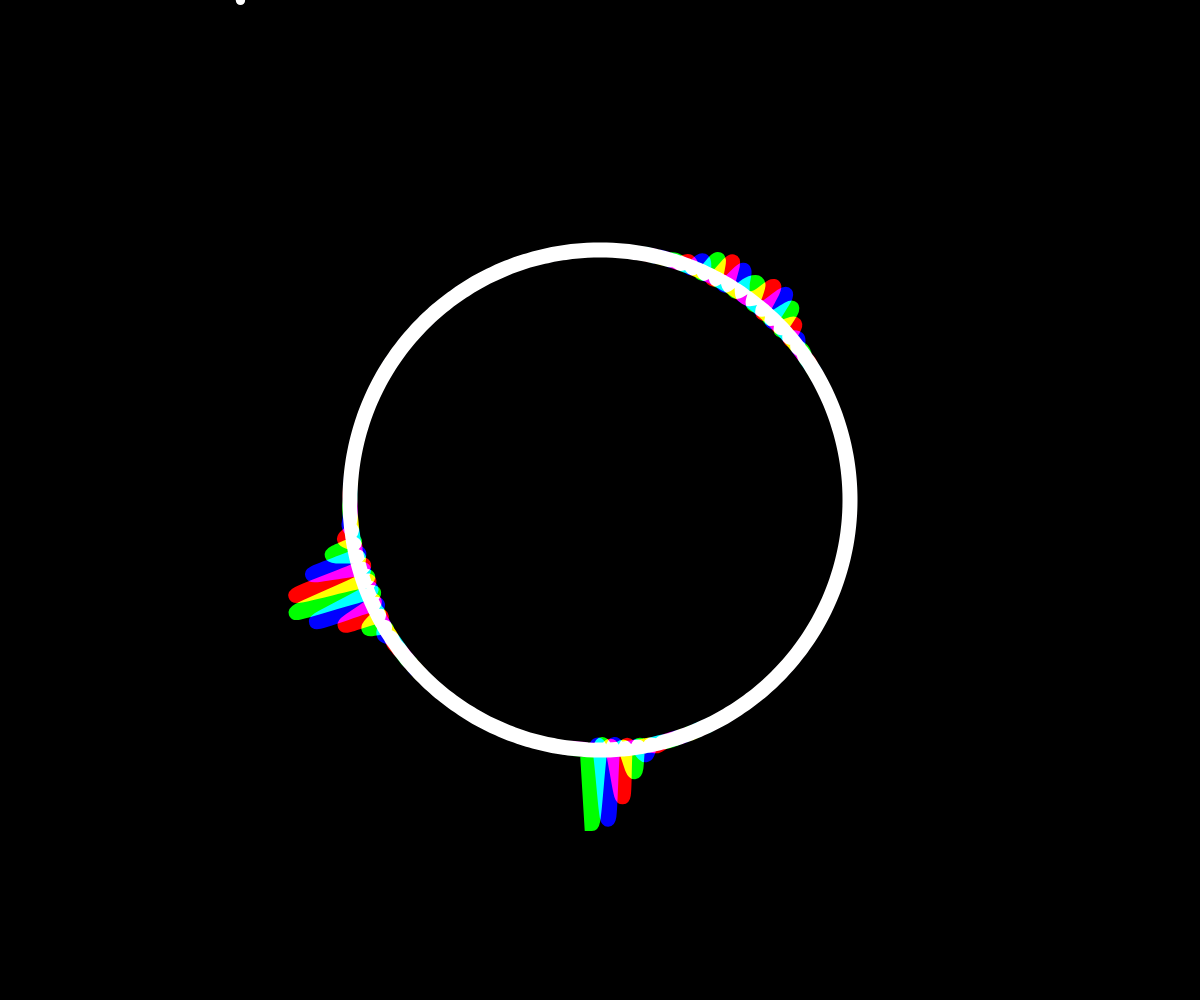
Frame 1 (no input)
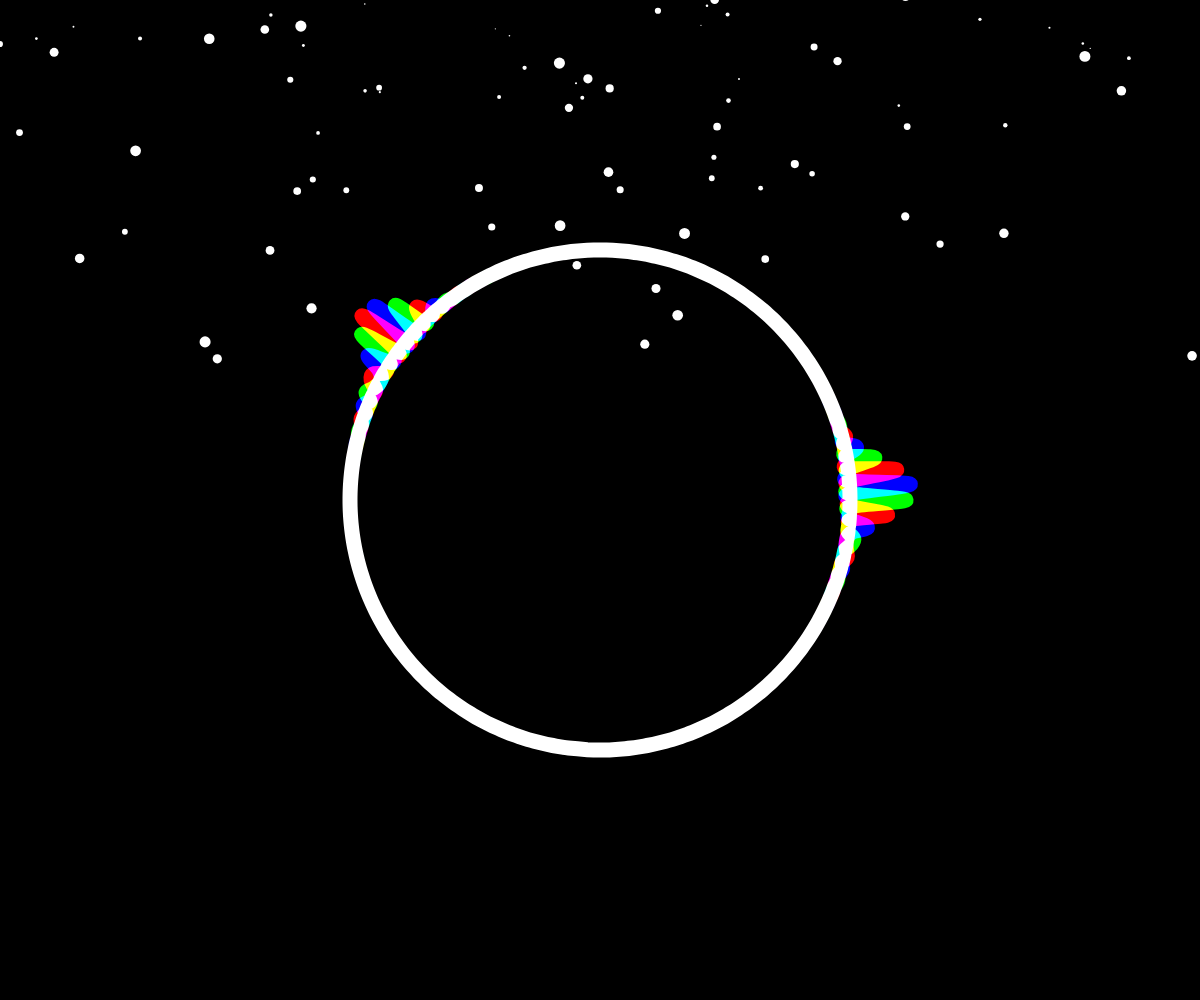
Frame 60 (no input)
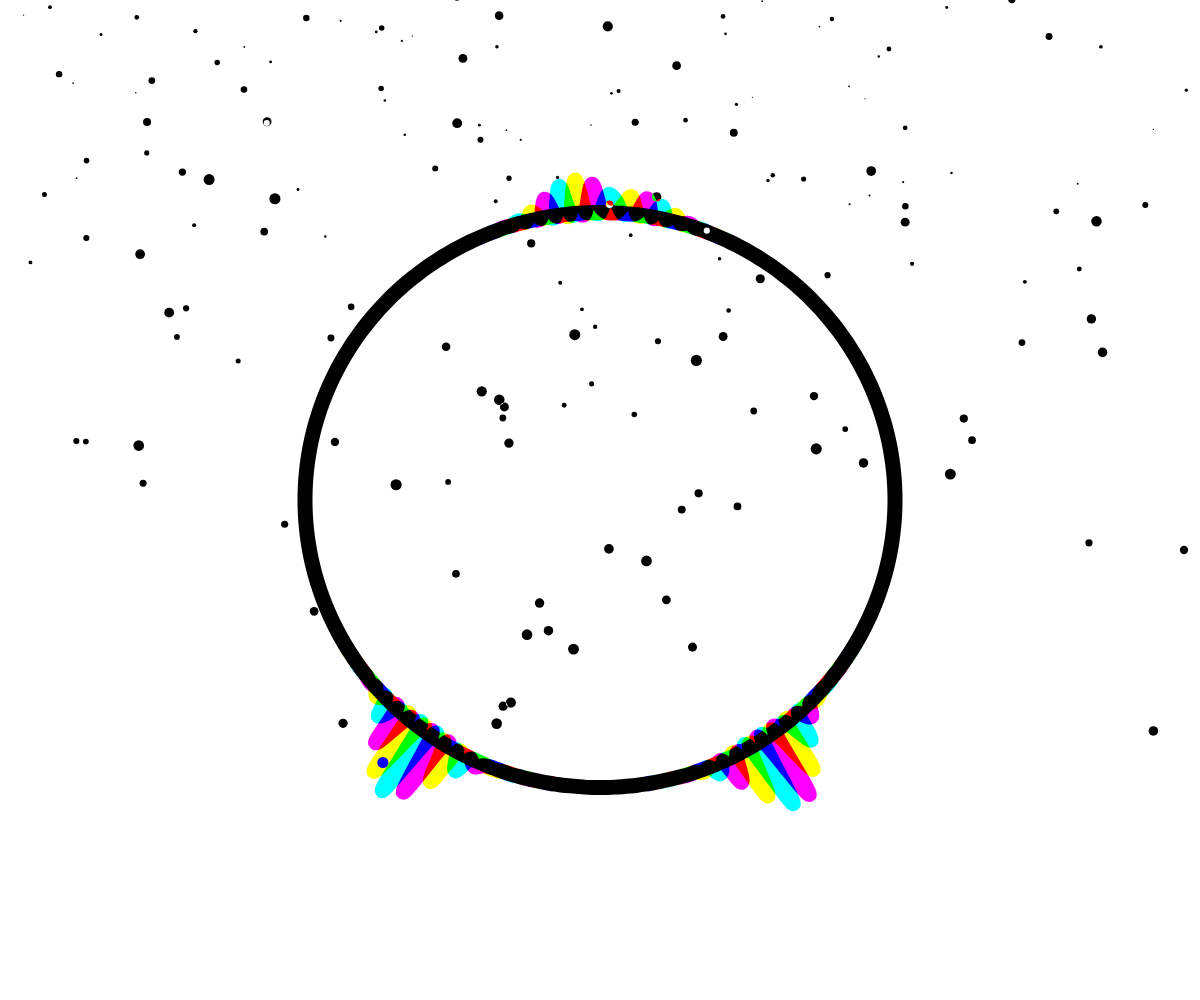
Frame 120 (the mouse pressed at the canvas centre since frame 60)

The p5.js sketch that drew these frames (run headless with seeded random() and noise() and a simulated clock; from frame 60 on, the mouse is pressed at the canvas centre):

// p5.js sketch
// ── sketch.js
var colori;
var mood;
var r;
var nOnde, ondaValore;
var palline = [];


function setup() {
    createCanvas(windowWidth, windowHeight);
    cursor(HAND);

    mood = 0;

    r = height/3;

    nOnde = 1;

    ondaValore = 0.002;

    colori = [
      color(255, 0, 0),
      color(0, 255, 0),
      color(0, 0, 255)
    ];
}

function draw() {

    blendMode(BLEND);
    if(mood == 0) {
        background(0);
        blendMode(SCREEN);

    } else {
        background(255);
        blendMode(EXCLUSION);
    }

    noFill();
    strokeWeight(20);


    // creare l'onda spastica
    translate(width/2, height/2);
    scale(0.75, 0.75);
    for(var i = 0; i < 3; i++){

    stroke(colori[i]);

    beginShape();
    for(var w = -10; w < width + 20; w +=5){
          var r2 = 100 * pow(sin(w * 0.1 + i * TWO_PI / 3), 50) * pow(abs(cos(w * PI * ondaValore * nOnde + frameCount * 0.02)), 50);

          var cX = sin(w * TWO_PI / (width+40)) * ((r + r2) + (mouseX/10));
          var cY = cos(w * TWO_PI / (width+40)) * ((r + r2) + (mouseY/10));
          curveVertex(cX, cY);
        }
    endShape(CLOSE);
    }

    //creare palline spastiche
    translate(-2.3*width/3, -2*height/3);
    scale(1.5, 1.5);

    // crea palline ogni frame
    for (var i = 0; i < random(2); i++) {
      palline.push(new pallinaSingola(random(-40), random(-20, 0)));
    }

    let t = (mouseX+mouseY)/2000 + frameCount / 180;

    // loop palline
    for (let flake of palline) {
      flake.update(t); // update posizione palline
      flake.display(); // ciò che disegna
    }
}

function mousePressed() {
    if(mood == 0) {
        mood = 1;
    } else {
        mood = 0;
    }
}

// oggetto pallina singola
function pallinaSingola(_x, _y) {

  this.x = _x;
  this.y = _y;
  this.angoloiniziale = random(0, 4 * PI);
  this.size = random(1, 10);

  this.raggio = sqrt(random(pow(width / 2, 2)));

  this.update = function(time) {

    var velocita = 1; // velocità tangenziale
    var angolo = velocita * time + this.angoloiniziale;
    this.x = width / 2 + this.raggio * sin(angolo);
    this.y += pow(this.size, 0.8);

    // cancella le palline se escono fuori
    if (this.y > height) {
      let index = palline.indexOf(this);
      palline.splice(index, 1);
    }
  };

  this.display = function() {
    noStroke();
    fill(colori);
    ellipse(this.x, this.y, this.size);
  };
}

function windowResized() {
  resizeCanvas(windowWidth, windowHeight);
}
